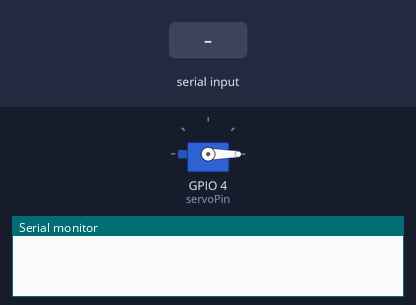
Simulated run of this sketch. Board: ESP32. On the bench: servo, the last lines printed to the serial monitor. The inputs (shaded band) are chosen by the test bench.

Above: at 10.8 s.
10.9 s: "90,45\n" received over Serial
At 16.3 s:
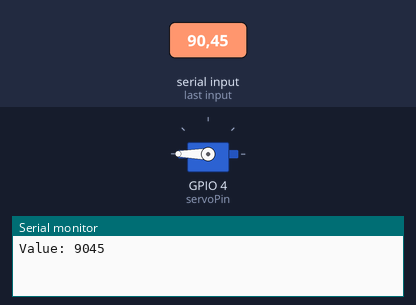
16.9 s: "90\n" received over Serial
At 21.3 s:
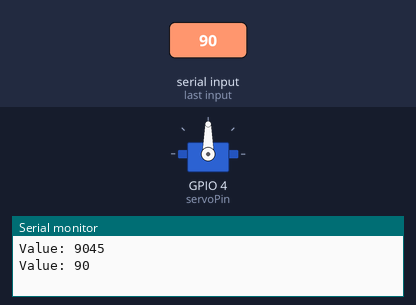
22.9 s: "-\n" received over Serial
At 26.3 s:
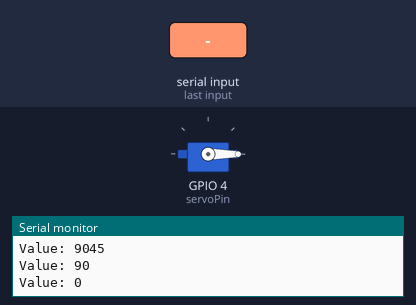
28.9 s: "30,150\n" received over Serial
At 31.3 s:
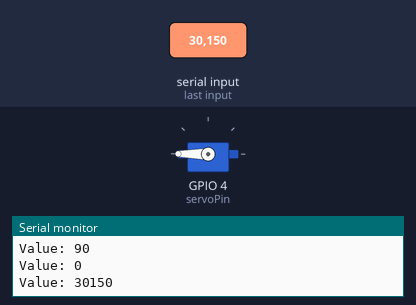
Timing chart, 0 to 32.8 s (numbered marks = the images above; inputs shaded):
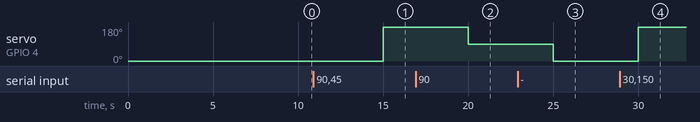

The sketch:

EjercicioConServomotor.ino
```cpp
#include <ESP32Servo.h>

Servo myservo;  // create servo object to control a servo
int posDegrees = 0;    // variable to store the servo position
int servoPin = 4;

byte incomingByte = 0;
int number = 0;
String total;

// Check limit values
int checkLimits(int min_val, int max_val, int value)
{
  if (value <= min_val)
    return min_val;
  if (value >= max_val)
    return max_val;
  return value;
}

void setup() {
  Serial.begin(230400);
  // Allow allocation of all timers
  ESP32PWM::allocateTimer(0);
  ESP32PWM::allocateTimer(1);
  ESP32PWM::allocateTimer(2);
  ESP32PWM::allocateTimer(3);
  myservo.setPeriodHertz(50);    // standard 50 hz servo
  myservo.attach(servoPin, 1000, 2000); // attaches the servo on pin 4 to the servo object
 }

void loop() {
  // wait till receive data (only one byte)
  while (Serial.available() > 0 )
  {
    // read the incoming Byte
    incomingByte = Serial.read();

	// add to string only if it is digit or if it is negative sign
    if (isdigit(incomingByte) || incomingByte == '-')
    {
      total += (char)incomingByte;
    }

	// end receiving with \n
    if (incomingByte == '\n')
    {
      number = total.toInt();
      Serial.print("Value: ");
      Serial.println(number);
      // clear the string for new input
      total = "";
    }
  }
  myservo.write(checkLimits(0, 180, number));
  sleep(5);
}
```

Measured:
- after the input at 10.9 s, servo on GPIO 4 (servoPin): 0° → 180° after 4.1 s
- after the input at 16.9 s, servo on GPIO 4 (servoPin): 180° → 90° after 3.1 s
- after the input at 22.9 s, servo on GPIO 4 (servoPin): 90° → 0° after 2.1 s
- after the input at 28.9 s, servo on GPIO 4 (servoPin): 0° → 180° after 1.1 s
